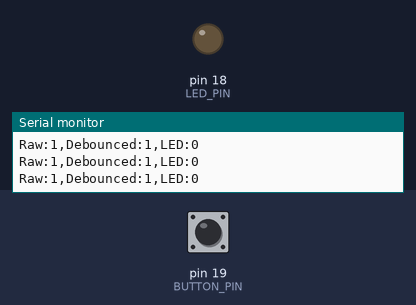
Recording of a sketch running on a simulated Arduino Uno, built with avr-gcc and run on an emulated ATmega328P. On the bench: output pins drawn as LEDs (lit = HIGH), the last lines printed to the serial monitor. Inputs (shaded band) come from the test bench; at power-on: pin 19 (BUTTON_PIN) HIGH.

Above: at 1.2 s.
1.3 s: pin 19 (BUTTON_PIN) pulled LOW for 0.15 s
At 2.3 s:
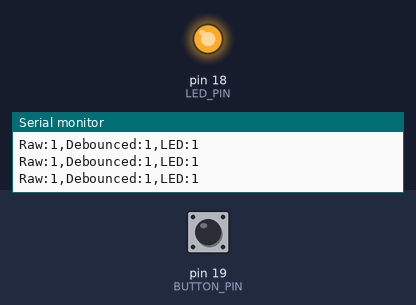
2.9 s: pin 19 (BUTTON_PIN) pulled LOW for 1 s
At 3.5 s:
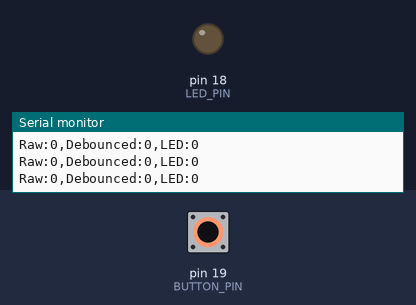
5.4 s: pin 19 (BUTTON_PIN) pulled LOW for 3.2 s
At 6.6 s:
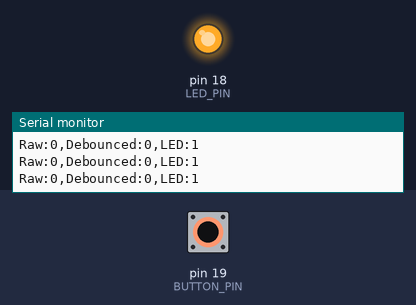
Timing chart, 0 to 8.4 s (numbered marks = the images above; inputs shaded):
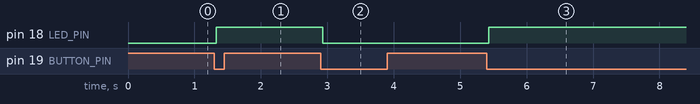

Measured:
- after the input at 1.3 s, pin 18 (LED_PIN): LOW → HIGH at once
- after the input at 2.9 s, pin 18 (LED_PIN): HIGH → LOW at once
- after the input at 5.4 s, pin 18 (LED_PIN): LOW → HIGH at once

The sketch:

serial-plotter.ino
```cpp
// LED: GPIO18 -> 220 ohm resistor -> LED anode; cathode -> GND.
// Button: GPIO19 -> normally open button -> GND; internal pull-up enabled.
// Serial Plotter: 115200 baud, three numerical traces.
constexpr int LED_PIN = 18;
constexpr int BUTTON_PIN = 19;
constexpr unsigned long DEBOUNCE_MS = 30;
constexpr unsigned long SAMPLE_MS = 100;

int lastRaw;
int stableState;
bool ledOn = false;
unsigned long lastRawChange;
unsigned long lastSample = 0;

void setup() {
  pinMode(LED_PIN, OUTPUT);
  digitalWrite(LED_PIN, LOW);
  pinMode(BUTTON_PIN, INPUT_PULLUP);
  lastRaw = digitalRead(BUTTON_PIN);
  stableState = lastRaw;
  lastRawChange = millis();
  Serial.begin(115200);
}

void loop() {
  const unsigned long now = millis();
  const int raw = digitalRead(BUTTON_PIN);

  if (raw != lastRaw) {
    lastRaw = raw;
    lastRawChange = now;
  }

  if (raw != stableState && now - lastRawChange >= DEBOUNCE_MS) {
    stableState = raw;
    if (stableState == LOW) {
      ledOn = !ledOn;
      digitalWrite(LED_PIN, ledOn ? HIGH : LOW);
    }
  }

  // Schedule approximately 10 samples per second without blocking the loop.
  if (now - lastSample >= SAMPLE_MS) {
    lastSample = now;
    Serial.print("Raw:");
    Serial.print(raw == HIGH ? 1 : 0);
    Serial.print(",Debounced:");
    Serial.print(stableState == HIGH ? 1 : 0);
    Serial.print(",LED:");
    Serial.println(ledOn ? 1 : 0);
  }
}
```
